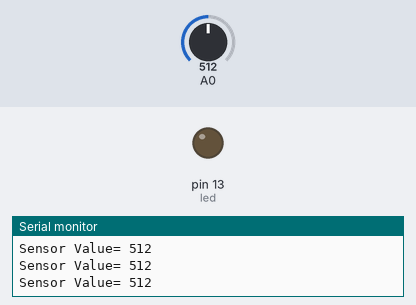
Recording of a sketch running on a simulated Arduino Uno, built with avr-gcc and run on an emulated ATmega328P. Parts: output pins drawn as LEDs (lit = HIGH), the last lines printed to the serial monitor. The inputs (shaded band) are chosen by the test bench; at power-on: A0 = 512.

Above: at 1.2 s.
1.3 s: A0 set to 161
3.0 s: A0 set to 138
At 3.6 s:
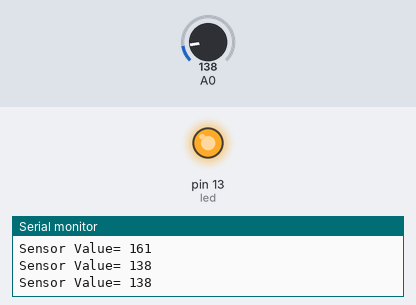
4.8 s: A0 set to 160
At 6.3 s:
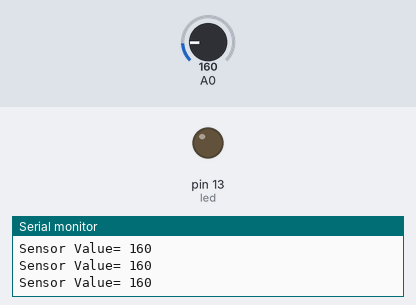
6.6 s: A0 set to 140
At 7.7 s:
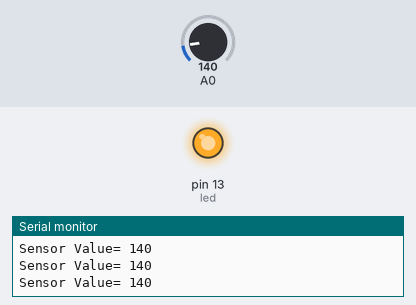
Timing chart, 0 to 9.4 s (numbered marks = the images above; inputs shaded):
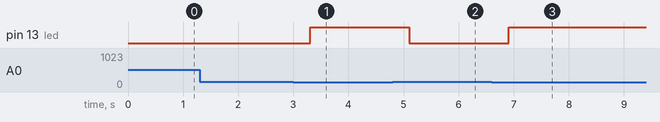

The sketch:

Arduino_Photoresistor_Light_Control.ino
```cpp
int sensor;
int led=13;

void setup() {
  // put your setup code here, to run once:
  Serial.begin(9600);
  pinMode(led, OUTPUT);
}

void loop() {
  // put your main code here, to run repeatedly:
  sensor = analogRead(A0);
  Serial.print("Sensor Value= ");
  Serial.println(sensor);
  delay(300);
  if(sensor > 150){
    digitalWrite(led, LOW);
  } else {
    digitalWrite(led, HIGH);
  }
}
```

Measured:
- the behaviour switches between 151 and 150 on A0 (found by bisection; images 0 and 1)
- after the input at 3.0 s, pin 13 (led): LOW → HIGH after 0.30 s
- after the input at 4.8 s, pin 13 (led): HIGH → LOW after 0.31 s
- after the input at 6.6 s, pin 13 (led): LOW → HIGH after 0.31 s
